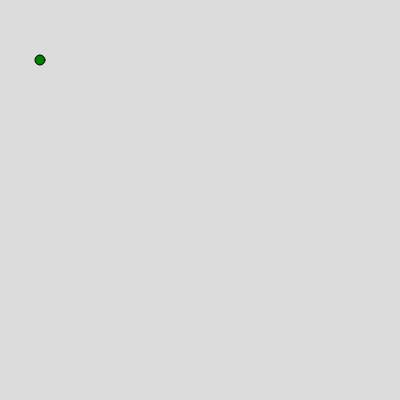
Frame 1 (no input)
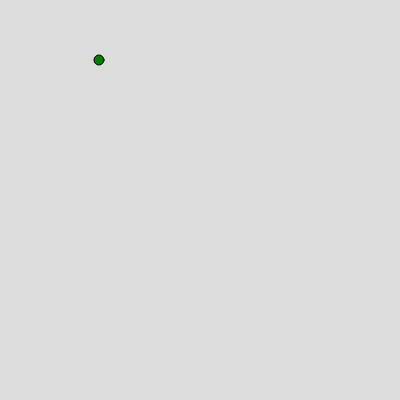
Frame 60 (no input)
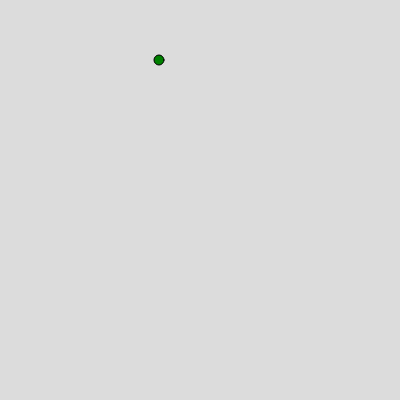
Frame 120 (the mouse pressed at the canvas centre since frame 60)

The p5.js sketch that drew these frames (run headless with seeded random() and noise() and a simulated clock; from frame 60 on, the mouse is pressed at the canvas centre):

// p5.js sketch
// ── sketch.js
function setup() {
  createCanvas(400, 400);
}

function draw() {
  background(220);
  fill (ball.color[2])
  circle(ball.x,ball.y,ball.r)
  ball.xspeed=1
  ball.x=ball.x+ball.xspeed
}
var ball={
  x:40,
  y:60,
  r:10,
  xspeed:0,
  yspeed:0,
  color:["blue","red", "green"]
}
